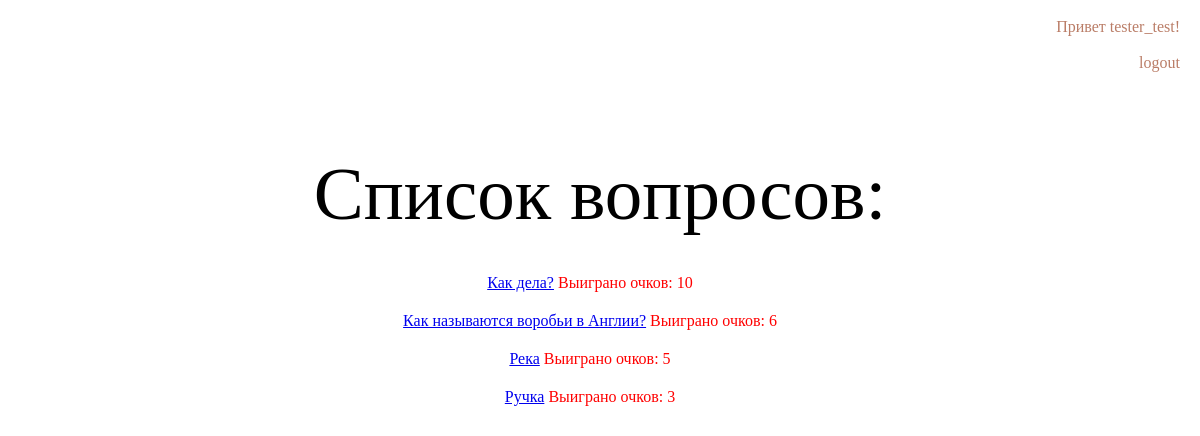
The page /1/ (signed in) on the database its author committed.
### quiz/apps/questions/models.py (models this page shows, shortened)
class Question (models.Model):
    quiz = models.ForeignKey('Quiz', on_delete=models.CASCADE)
    question_text = models.CharField('Текст вопроса', max_length = 500)
    variant_1 = models.CharField('Вариант 1', max_length = 200)
    variant_2 = models.CharField('Вариант 2', max_length = 200)
    variant_3 = models.CharField('Вариант 3', max_length = 200)
    correct_var = models.CharField('Правильный вариант', max_length=200)
    value = models.IntegerField("Ценность вопроса")

### quiz/apps/questions/views.py (the view)
# urls.py: path('<int:quiz_id>/', views.quiz_details, name = 'quiz_details'),
def quiz_details(request, quiz_id):
    a = Quiz.objects.get(id=quiz_id)
    cursor = connection.cursor()
    user = request.user.get_username()
    if user != "":
        select_questions_list = """select questions_question.id, questions_question.question_text from questions_question where questions_question.quiz_id = '%s'""" %(quiz_id)
        cursor.execute(select_questions_list)
        quest_list = cursor.fetchall()
        x = []
        for quest in quest_list:
            x.append(quest)
        select_user_id_in_quiz = """select auth_user.id
                from auth_user
                WHERE auth_user.username = '%s'""" %(user,)
        cursor.execute(select_user_id_in_quiz)
        user_id = cursor.fetchall()
        select_done_score = """select questions_question.id, question_text, questions_score.score from questions_question
        left join questions_score on questions_question.id = questions_score.question_id
        left join questions_quiz on questions_question.quiz_id = questions_quiz.id
        LEFT JOIN auth_user on questions_score.user_id = auth_user.id
        WHERE auth_user.id = '%s' and questions_quiz.id = '%s'""" %(user_id[0][0], quiz_id)
        cursor.execute(select_done_score)
        raw_result = cursor.fetchall()
        done_score = []
        new_data = []
        id_checked =[]
        for result in raw_result:
            done_score.append(result)
        for para in done_score:
            if para[2] != "" and para[0] not in id_checked:
                diction = [para[0], para[1], para[2]]
                new_data.append(diction)
                id_checked.append(para[0])
        for pair in x:
            if pair[0] not in id_checked:
                diction2 = [pair[0], pair[1], '0']
                new_data.append(diction2)
                id_checked.append(pair[0])
            print(new_data)
    elif user == "":
        a = Quiz.objects.get(id=quiz_id)
        new_data = a.question_set.all()
        print(new_data)
    return render(request, 'questions/question_list.html', {'new_data':new_data})

### quiz/templates/questions/question_list.html (shortened to what this page needs)
{% extends 'questions/base.html' %}
{% block content %}
    <p align="center" class="text1">Список вопросов:</p>
    {% if user.is_authenticated %}
        {% for elem in new_data %}
            <p align="center" class = 'ac'><a href="{{ forloop.counter0 }}">{{elem.1}}</a> Выиграно очков: {{elem.2}}</p>
        {%endfor%}
    {% else %}
        {% for elem in new_data %}
        <a href="{{ forloop.counter0 }}" class = 'link1'>{{elem}}</a><br>
        {%endfor%}
    {%endif%}
{% endblock %}

### quiz/templates/questions/base.html (shortened to what this page needs)
<!DOCTYPE html>
{% load static %}
{% load staticfiles %}
<html lang="en">
<head>
    <link rel="stylesheet" href="{% static 'css/questions.css' %}">
</head>
<body>
    {% if user.is_authenticated %}
    <p align="right" class = 's3'> Привет {{ user.username }}!</p>
        <p align="right" ><a href="{% url 'LogoutView' %}" class = 's3'>logout</a></p><br>
    {% else %}
        <p align="right"  class="s3">Вы не вошли в систему</p>
        <p align="right"><a href="{% url 'login_user' %}" class="s3">Войти</a><br></p>
        <p align="right"><a href="{% url 'signup' %}" class="s3">Зарегистрироваться</a><br></p>
    {%endif%}
    {% block content %}
    {% endblock %}
</body>
</html>

### quiz/static/css/questions.css (style rules this page uses)
.ac { color: red; border: 2px solid transparent; text-decoration:none; font-family: 'Pacifico', cursive; padding-right: 20px; }
.s3 { color: #BA7D67; border: 2px solid transparent; text-decoration:none; font-family: 'Pacifico', cursive; padding-right: 10px; }
.text1 { padding: 5px; margin-bottom: 30px; margin-top: 40px; vertical-align:middle; font-family: 'Pacifico', cursive; font-size:75px; text-align: center; }

### rows shown on the page
Question: question_text "Как дела?", value "10"
Question: question_text "Как называются воробьи в Англии?", value "6"
Question: question_text "Река", value "5"
Question: question_text "Ручка", value "3"

### other values the page prints
{{ user.username }} "tester_test"
